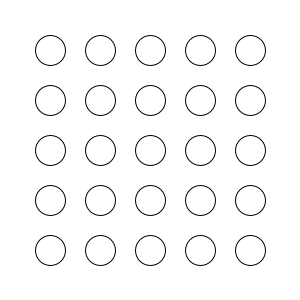
Frame 1 (no input)
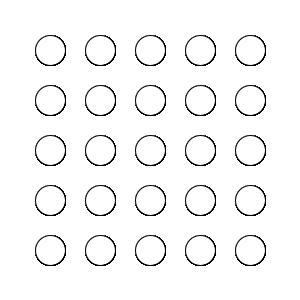
Frame 60 (the mouse pressed at the canvas centre just before this capture)
Frame 120 (the mouse held since frame 60 and released just before this capture): identical to frame 60, image omitted

The Processing sketch that drew these frames (run headless with seeded random() and noise(); from frame 60 on, the mouse is pressed at the canvas centre):

// Processing sketch: processing_25409
// ── processing_25409.pde

void setup(){
  size(300,300);
  background(255);
}

void draw(){
  int i;
  int j;
  
  for(i = 1;i <= 5;i++){
    for(j = 1;j <= 5;j++){
      ellipse(i*50,j*50,30,30);
    }
  }
}
